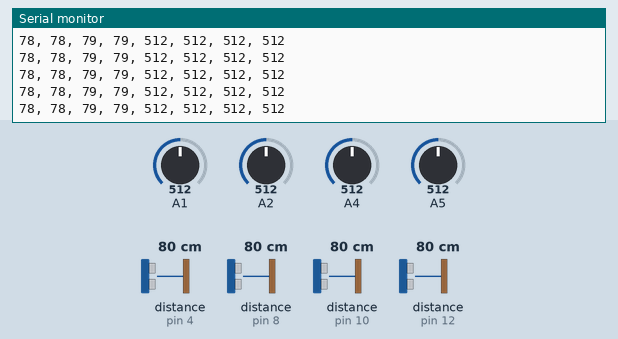
This sketch was run on a simulated Arduino Uno, built with avr-gcc and run on an emulated ATmega328P. Shown: the last lines printed to the serial monitor. Wiring (inferred from the names in the program): 4 × ultrasonic range finder: trigger pin 3, echo pin 4 / trigger pin 7, echo pin 8 / trigger pin 9, echo pin 10 / trigger pin 11, echo pin 12. The test bench sets the inputs (shaded band); at power-on: A4 = 512, A1 = 512, A2 = 512, A5 = 512, distance to the obstacle (sensors on pin 4, pin 8, pin 10, pin 12) 80 cm. The echo pulse lasts 58.3 µs per cm.

Above: at 13.2 s.
13.3 s: A4 set to 107
At 13.9 s:
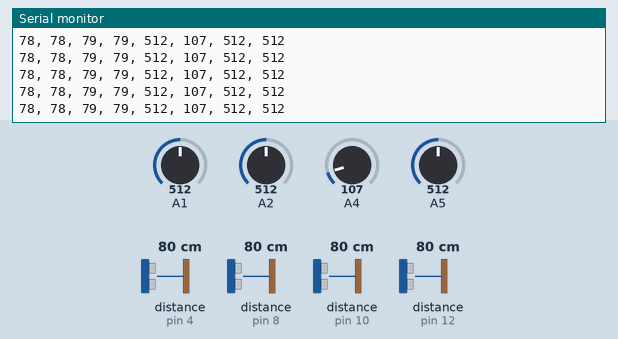
16.3 s: A4 set to 88
At 16.8 s:
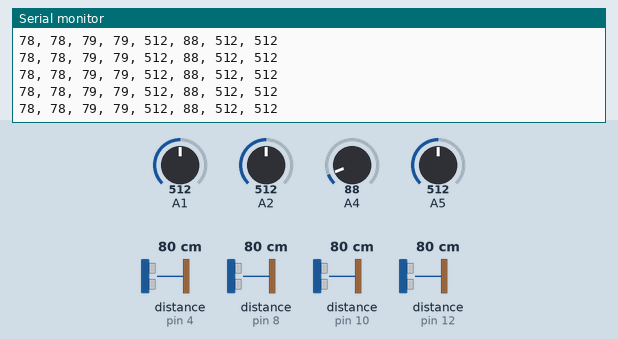
Timing chart, 0 to 18.8 s (numbered marks = the images above; inputs shaded):
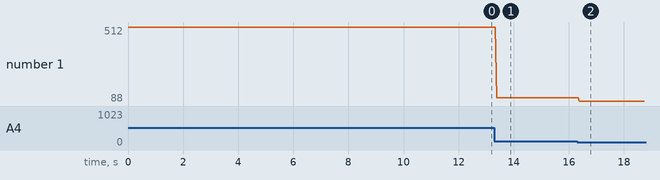

The sketch:

model_arduino.ino
```cpp
// defines pins numbers
const int trigPinRight = 3;
const int echoPinRight = 4;
const int trigPinTop = 7;
const int echoPinTop = 8;
const int trigPinBottom = 9;
const int echoPinBottom = 10;
const int trigPinLeft = 11;
const int echoPinLeft = 12;
const int inputPinRight = 5;
const int inputPinTop = 4;
const int inputPinBottom = 2;
const int inputPinLeft = 1;
// defines variables
long durationRight;
int distanceRight;
long durationTop;
int distanceTop;
long durationBottom;
int distanceBottom;
long durationLeft;
int distanceLeft;
int currentRight;
int currentTop;
int currentBottom;
int currentLeft;
//arrays for loops
int trigPin[4] = {trigPinRight, trigPinTop, trigPinBottom, trigPinLeft};
int echoPin[4] = {echoPinRight, echoPinTop, echoPinBottom, echoPinLeft};
int inputPin[4] = {inputPinRight, inputPinTop, inputPinBottom, inputPinLeft};
float duration[4] = {durationRight, durationTop, durationBottom, durationLeft};
int distance[4] = {distanceRight, distanceTop, distanceBottom, distanceLeft};
int current[4] = {currentRight, currentTop, currentBottom, currentLeft};

void setup() {
  pinMode(trigPinRight, OUTPUT);
  pinMode(echoPinRight, INPUT);
  pinMode(trigPinTop, OUTPUT);
  pinMode(echoPinTop, INPUT);
  pinMode(trigPinBottom, OUTPUT);
  pinMode(echoPinBottom, INPUT);
  pinMode(trigPinLeft, OUTPUT);
  pinMode(echoPinLeft, INPUT);
  pinMode(inputPinRight, INPUT);
  pinMode(inputPinTop, INPUT);
  pinMode(inputPinBottom, INPUT);
  pinMode(inputPinLeft, INPUT);
  Serial.begin(9600); // Starts the serial communication
}
void loop() {
  for (int i = 0; i < 4; i++) {
    digitalWrite(trigPin[i], LOW); // Clears the trigPin1
    delayMicroseconds(2);

    digitalWrite(trigPin[i], HIGH); // Sets the trigPin1 on HIGH state for 10 micro seconds
    delayMicroseconds(10);
    digitalWrite(trigPin[i], LOW);

    duration[i] = pulseIn(echoPin[i], HIGH);// Reads the echoPin1, returns the sound wave travel time in microseconds

    distance[i] = (duration[i])*0.034/2; // Calculating the distance in cm

    Serial.print(distance[i]);
    Serial.print(", ");

  }
//Potentiometer Values
  for (int i=0; i<4; i++) {
    current[i] = analogRead(inputPin[i]);
    if (i < 3) {
      Serial.print(current[i]);
      Serial.print(", ");
    }
    else {
      Serial.println(current[i]);
    }
  }
}
```

Measured:
- after the input at 13.3 s, the serial monitor: prints a new line after 0.08 s (image 1)
- after the input at 16.3 s, the serial monitor: prints a new line after 0.07 s (image 2)
- plotted number 1: 512 → 107 after the input at 13.3 s, 107 → 88 after the input at 16.3 s
